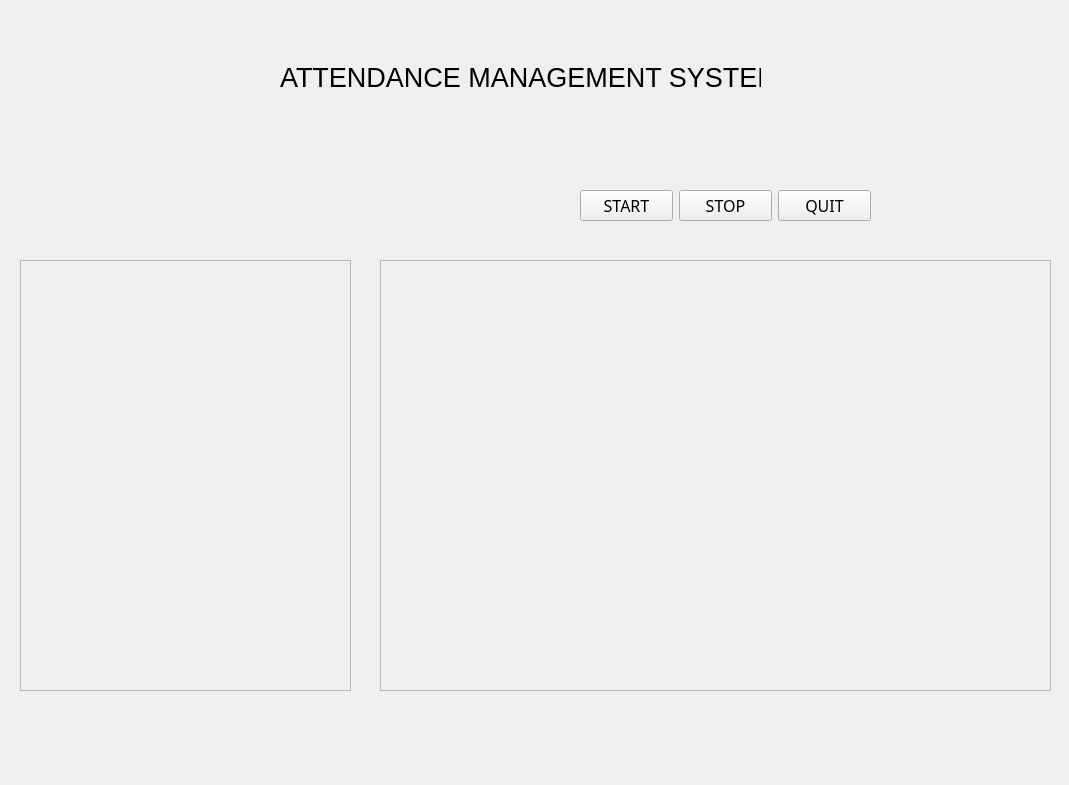
<?xml version="1.0" encoding="UTF-8"?>
<ui version="4.0">
 <class>MainWindow</class>
 <widget class="QMainWindow" name="MainWindow">
  <property name="geometry">
   <rect>
    <x>0</x>
    <y>0</y>
    <width>1069</width>
    <height>785</height>
   </rect>
  </property>
  <property name="windowTitle">
   <string>MainWindow</string>
  </property>
  <widget class="QWidget" name="centralWidget">
   <widget class="QWidget" name="horizontalLayoutWidget">
    <property name="geometry">
     <rect>
      <x>580</x>
      <y>190</y>
      <width>291</width>
      <height>31</height>
     </rect>
    </property>
    <layout class="QHBoxLayout" name="horizontalLayout">
     <item>
      <widget class="QPushButton" name="start_pushbutton">
       <property name="font">
        <font>
         <family>Adobe Jenson Pro Lt Disp</family>
         <pointsize>12</pointsize>
        </font>
       </property>
       <property name="text">
        <string>START</string>
       </property>
      </widget>
     </item>
     <item>
      <widget class="QPushButton" name="stop_pushbutton">
       <property name="font">
        <font>
         <family>Adobe Jenson Pro Lt Disp</family>
         <pointsize>12</pointsize>
        </font>
       </property>
       <property name="text">
        <string>STOP</string>
       </property>
      </widget>
     </item>
     <item>
      <widget class="QPushButton" name="quit_pushbutton">
       <property name="font">
        <font>
         <family>Adobe Jenson Pro Lt Disp</family>
         <pointsize>12</pointsize>
        </font>
       </property>
       <property name="text">
        <string>QUIT</string>
       </property>
      </widget>
     </item>
    </layout>
   </widget>
   <widget class="QWidget" name="verticalLayoutWidget">
    <property name="geometry">
     <rect>
      <x>280</x>
      <y>60</y>
      <width>481</width>
      <height>34</height>
     </rect>
    </property>
    <layout class="QVBoxLayout" name="verticalLayout">
     <item>
      <widget class="QLabel" name="label">
       <property name="font">
        <font>
         <pointsize>20</pointsize>
        </font>
       </property>
       <property name="text">
        <string>ATTENDANCE MANAGEMENT SYSTEM</string>
       </property>
      </widget>
     </item>
    </layout>
   </widget>
   <widget class="QFrame" name="display_video_frame">
    <property name="geometry">
     <rect>
      <x>380</x>
      <y>260</y>
      <width>671</width>
      <height>431</height>
     </rect>
    </property>
    <property name="frameShape">
     <enum>QFrame::StyledPanel</enum>
    </property>
    <property name="frameShadow">
     <enum>QFrame::Raised</enum>
    </property>
    <widget class="QLabel" name="display_video_label">
     <property name="geometry">
      <rect>
       <x>10</x>
       <y>10</y>
       <width>651</width>
       <height>411</height>
      </rect>
     </property>
     <property name="text">
      <string/>
     </property>
    </widget>
   </widget>
   <widget class="QFrame" name="display_statistics_frame">
    <property name="geometry">
     <rect>
      <x>20</x>
      <y>260</y>
      <width>331</width>
      <height>431</height>
     </rect>
    </property>
    <property name="frameShape">
     <enum>QFrame::StyledPanel</enum>
    </property>
    <property name="frameShadow">
     <enum>QFrame::Raised</enum>
    </property>
    <widget class="QLabel" name="display_statistics_label">
     <property name="geometry">
      <rect>
       <x>10</x>
       <y>10</y>
       <width>311</width>
       <height>411</height>
      </rect>
     </property>
     <property name="text">
      <string/>
     </property>
    </widget>
   </widget>
  </widget>
 </widget>
 <resources/>
 <connections/>
</ui>
